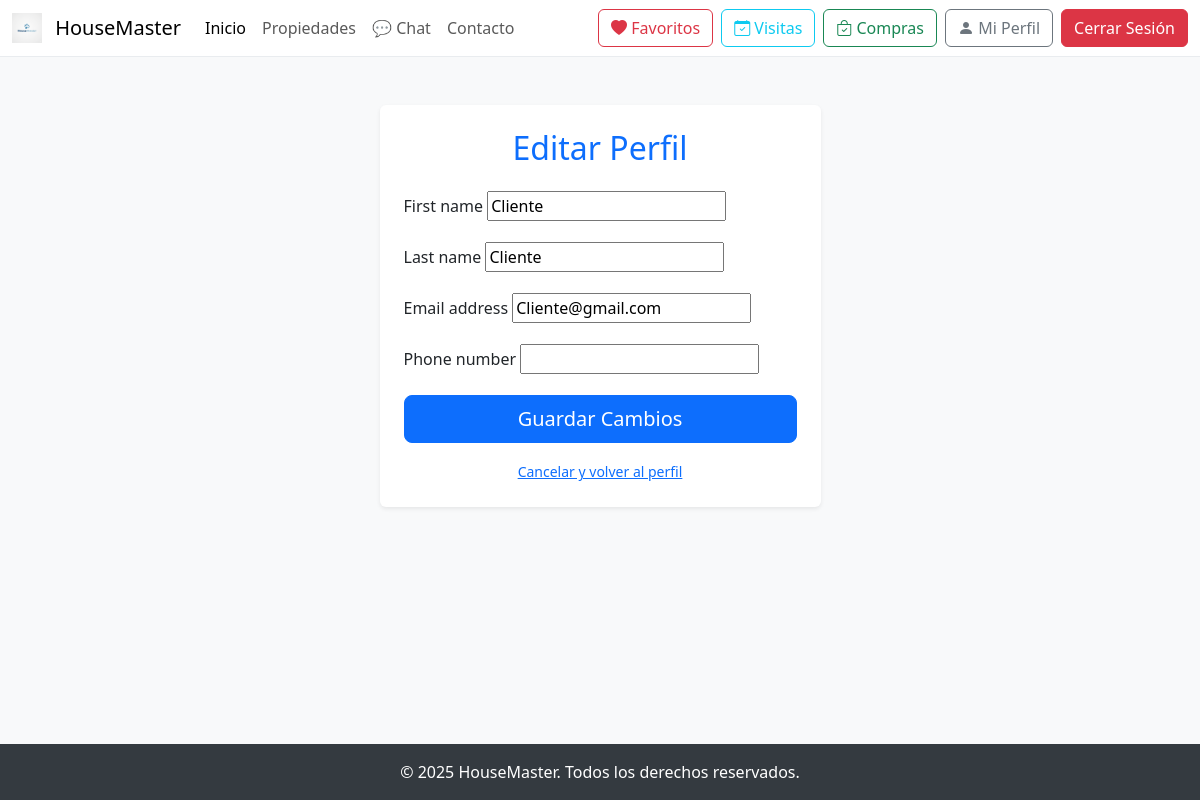
The app's page /account/edit/ (signed in), older data.
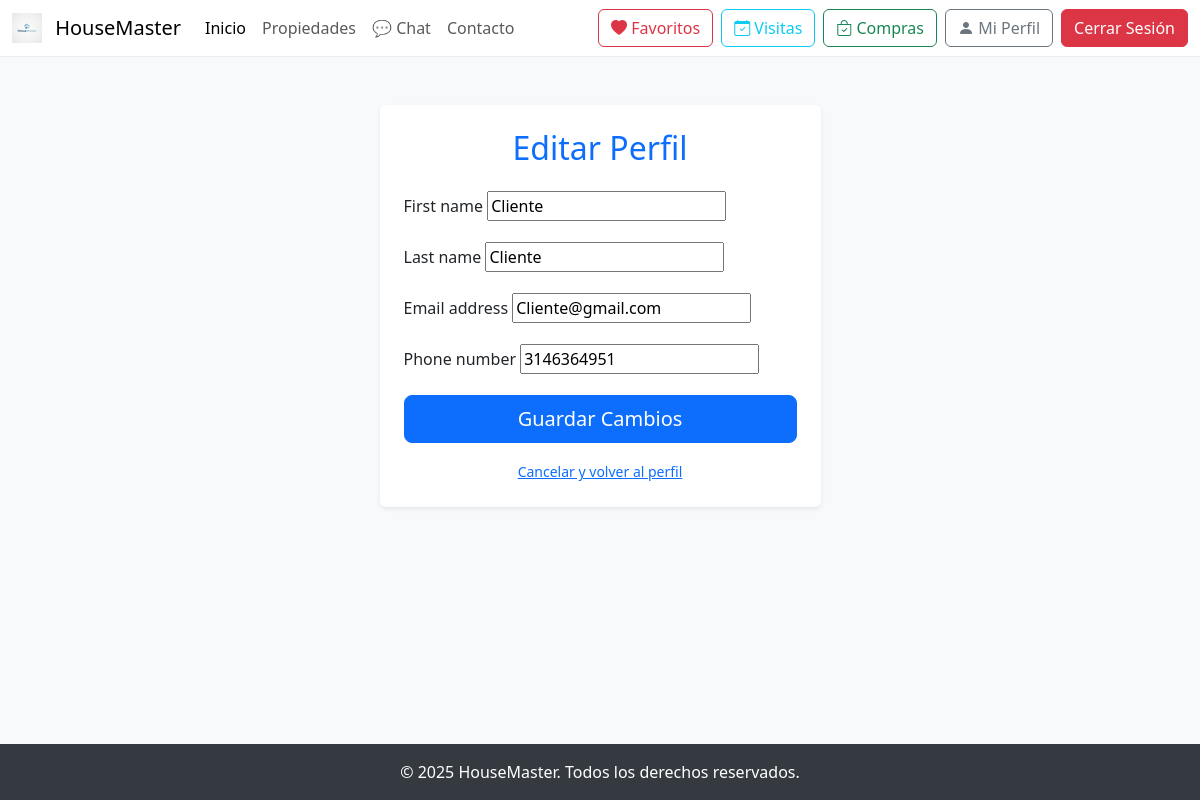
The same page, newer data.
### account/models.py (models this page shows, shortened)
class Profile(models.Model):
    user = models.OneToOneField(User, on_delete=models.CASCADE)
    phone_number = models.CharField(max_length=20, blank=True)
    favorites = models.ManyToManyField(Property, related_name='favorited_by', blank=True)

### account/views.py (the view)
# urls.py: path('edit/', views.edit, name='edit_profile'),
@login_required
def edit(request):
    profile, created = Profile.objects.get_or_create(user=request.user)
    if request.method == 'POST':
        user_form = UserUpdateForm(request.POST, instance=request.user)
        profile_form = ProfileUpdateForm(request.POST, instance=profile)
        if user_form.is_valid() and profile_form.is_valid():
            user_form.save()
            profile_form.save()
            return redirect('account')
    else:
        user_form = UserUpdateForm(instance=request.user)
        profile_form = ProfileUpdateForm(instance=profile)
    context = {
        'user_form': user_form,
        'profile_form': profile_form
    }
    return render(request, 'account/edit_profile.html', context)

### account/forms.py
class UserUpdateForm(forms.ModelForm):
    class Meta:
        model = User
        fields = ['first_name', 'last_name', 'email']

class ProfileUpdateForm(forms.ModelForm):
    class Meta:
        model = Profile
        fields = ['phone_number']

### account/templates/account/edit_profile.html (shortened to what this page needs)
{% extends 'base.html' %}
{% block content %}
<div class="container mt-5">
    <div class="row justify-content-center">
        <div class="col-md-6 col-lg-5">
            <div class="card shadow-sm border-0">
                <div class="card-body p-4">
                    <h2 class="card-title text-center mb-4 text-primary">Editar Perfil</h2>
                    <form method="POST">
                    {% for field in user_form %}
                        <div class="mb-3">
                            <label for="{{ field.id_for_label }}" class="form-label">{{ field.label }}</label>
                            {{ field }}
                            </div>
                    {% endfor %}
                    {% for field in profile_form %}
                        <div class="mb-3">
                            <label for="{{ field.id_for_label }}" class="form-label">{{ field.label }}</label>
                            {{ field }}
                            </div>
                    {% endfor %}
                    <div class="d-grid gap-2">
                        <button type="submit" class="btn btn-primary btn-lg">
                            Guardar Cambios
                        </button>
                    </div>
                    </form>
                    <div class="mt-3 text-center">
                        <small class="text-muted">
                            <a href="{% url 'account' %}">Cancelar y volver al perfil</a>
                        </small>
                    </div>
                </div>
            </div>
        </div>
    </div>
</div>
{% endblock %}

Row changes from the older to the newer data that the page shows:
changed Profile: phone_number (not shown) → "3146364951"
